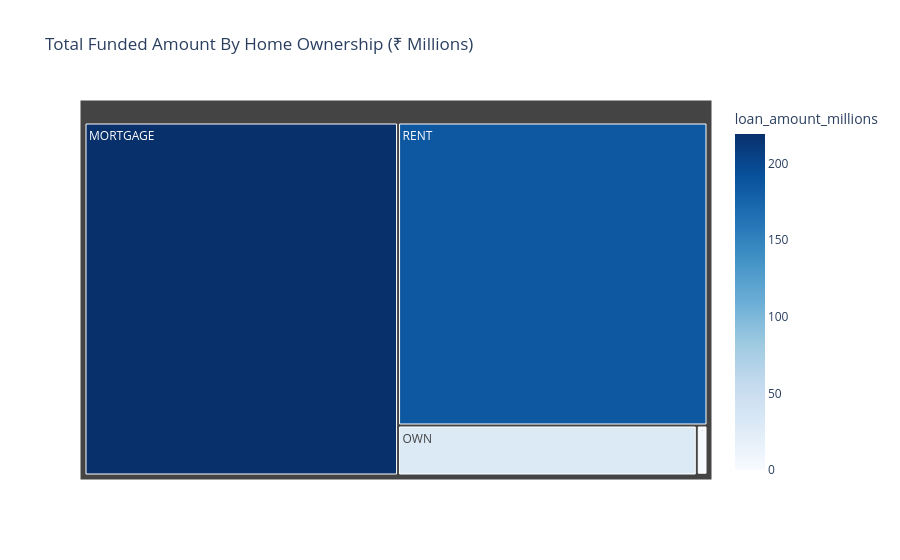

Notebook cell for this chart:
### Markdown cell above
#### Home Ownership By Total Funded Amount

### Code cell
home_funding = df.groupby("home_ownership")['loan_amount'].sum().reset_index()
home_funding['loan_amount_millions'] = home_funding['loan_amount']/1000000
fig = px.treemap(
    home_funding,
    path = ["home_ownership"],
    values = 'loan_amount_millions',
    color = 'loan_amount_millions',
    color_continuous_scale= 'Blues',
    title= "Total Funded Amount By Home Ownership (₹ Millions)" 
)
fig.show()

### Figure 1 — Plotly figure (JSON) as saved in the notebook; plotly's stock layout.template omitted (floating-point values rounded to 4 significant figures)
{"data": [{"branchvalues": "total", "customdata": [[219.3], [0.0168], [1.045], [29.6], [185.8]], "domain": {"x": [0, 1], "y": [0, 1]}, "hovertemplate": "labels=%{label}<br>loan_amount_millions_sum=%{value}<br>parent=%{parent}<br>id=%{id}<br>loan_amount_millions=%{color}<extra></extra>", "ids": ["MORTGAGE", "NONE", "OTHER", "OWN", "RENT"], "labels": ["MORTGAGE", "NONE", "OTHER", "OWN", "RENT"], "marker": {"coloraxis": "coloraxis", "colors": [219.3, 0.0168, 1.045, 29.6, 185.8]}, "name": "", "parents": ["", "", "", "", ""], "type": "treemap", "values": [219.3, 0.0168, 1.045, 29.6, 185.8]}], "layout": {"coloraxis": {"colorbar": {"title": {"text": "loan_amount_millions"}}, "colorscale": [[0, "rgb(247,251,255)"], [0.125, "rgb(222,235,247)"], [0.25, "rgb(198,219,239)"], [0.375, "rgb(158,202,225)"], [0.5, "rgb(107,174,214)"], [0.625, "rgb(66,146,198)"], [0.75, "rgb(33,113,181)"], [0.875, "rgb(8,81,156)"], [1, "rgb(8,48,107)"]]}, "legend": {"tracegroupgap": 0}, "title": {"text": "Total Funded Amount By Home Ownership (₹ Millions)"}}}
